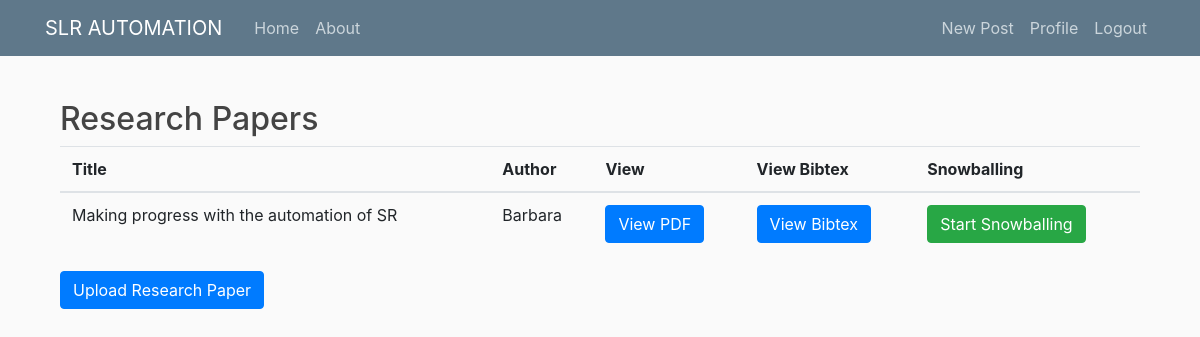
Page /journals/ (signed in) on the earlier database version.
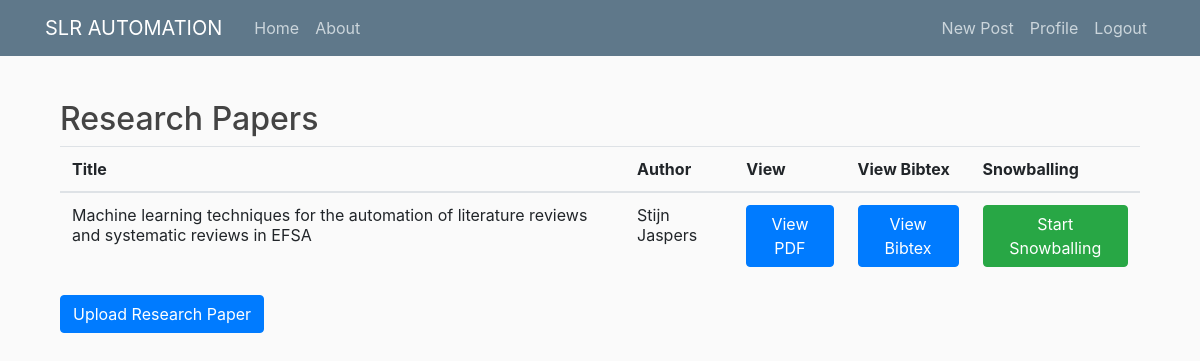
Same page on the later database version.
### users/models.py (models this page shows, shortened)
class Papers(models.Model):
    id = models.AutoField(primary_key=True)
    title = models.CharField(max_length=100)
    author = models.CharField(max_length=100)
    pdf = models.FileField(upload_to='documents/')
    uploaded_at = models.DateTimeField(auto_now_add=True)
    user = models.ForeignKey(User, on_delete=models.CASCADE, null=True)

### users/views.py (the view)
# urls.py: path('journals/', user_views.journal_list, name='journal_list'),
def journal_list(request):
    username = get_object_or_404(User, username=request.user)
    journal = Papers.objects.filter(user=username).latest('uploaded_at')
    return render(request, 'users/journal_list.html',{
        'journal': journal
    })

### users/templates/users/journal_list.html (shortened to what this page needs)
{% extends "blog/base.html" %}
{% load crispy_forms_tags %}
{% block content %}
<body>
    <main>
      <div class="container">
    <h2>Research Papers</h2>
    <table class="table">
        <thead>
            <tr>
                <th>Title</th>
                <th>Author</th>
                <th>View</th>
                <th>View Bibtex</th>
                <th>Snowballing</th>
            </tr>
        </thead>
        <tbody>
                <tr>
                    <td>{{ journal.title}}</td>
                    <td>{{journal.author}} {{journal.pdf.filename}}</td>
                    <td>
                        <a href="{{journal.pdf.url}}" class="btn btn-primary btn sm" target="_blank">
                            View PDF
                        </a>
                    </td>
                     <td>
                        <a href="/bib-tex/{{journal.id}}" class="btn btn-primary btn sm" target="_blank">
                            View Bibtex
                        </a>
                    </td>
                    <td>
                        <a href="/scholar" class="btn btn-success btn sm" target="_blank">
                           Start Snowballing
                        </a>
                    </td>
                </tr>
        </tbody>
    </table>
    <p>
        <a href="{% url 'upload_journal' %}" class="btn btn-primary">Upload Research Paper</a>
    </p>
      </div>
    </main>
</body>
{% endblock content %}

Differences in the rows shown:
no longer on this page (row unchanged): Papers: title "Making progress with the automation of SR", author "Barbara"
added Papers: title "Machine learning techniques for the automation of literature reviews and systematic reviews in EFSA", author "Stijn Jaspers"
